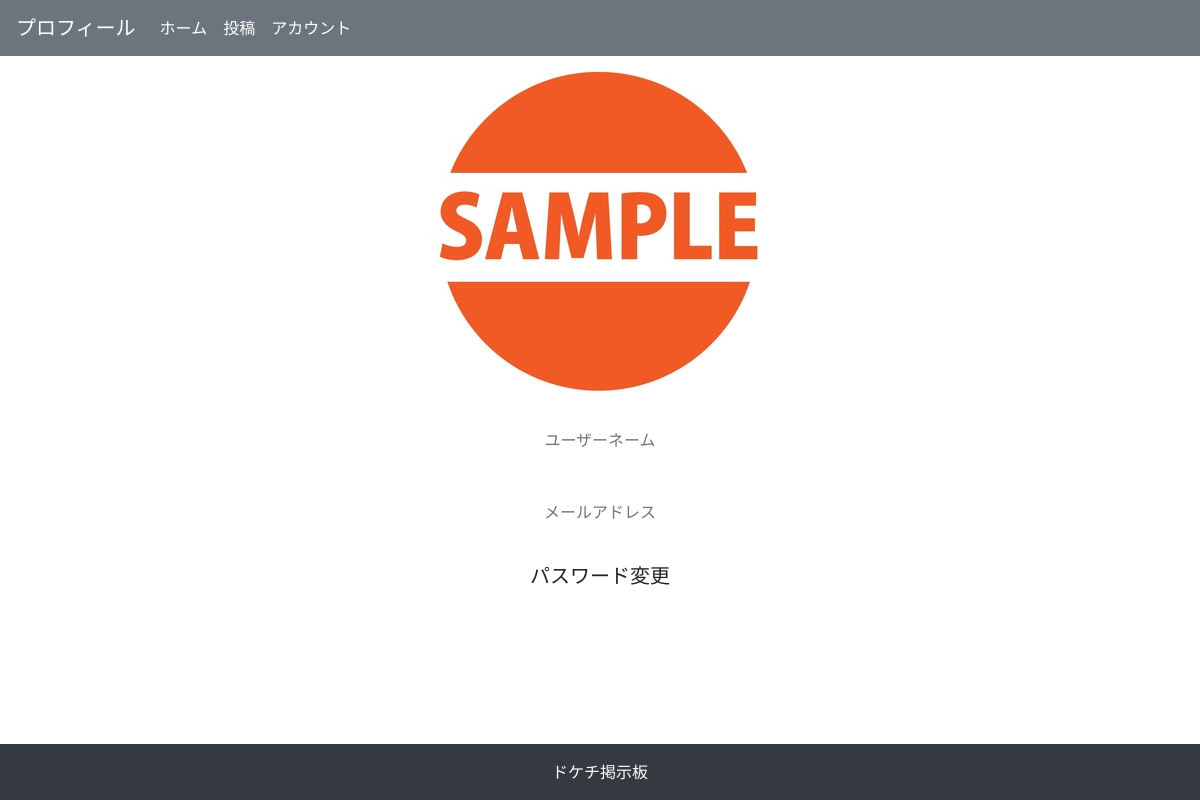
Page /user/4 (signed in) on the earlier database version.
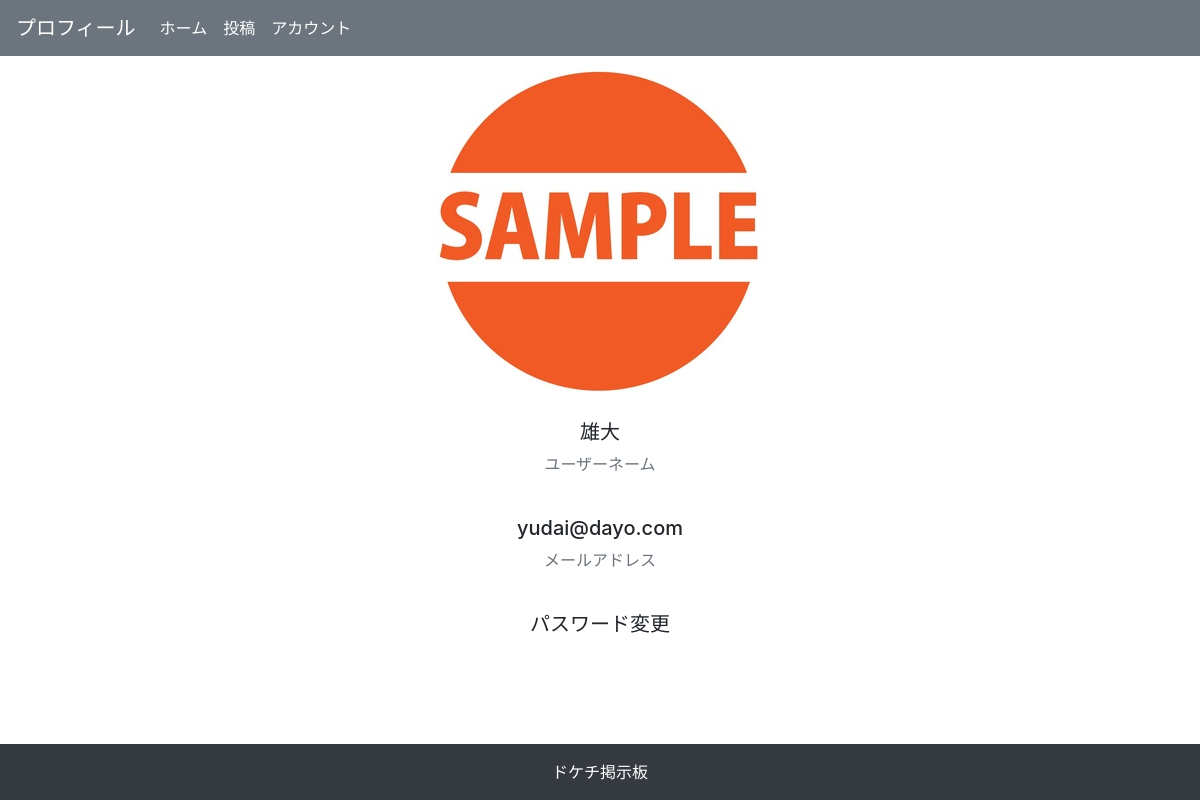
Same page on the later database version.
### tables this page shows
CREATE TABLE user (id INTEGER PRIMARY KEY AUTOINCREMENT,userName,email,passwordHash,state,created_at DEFAULT (DATETIME('now','localtime')) );

### app.py (the view)
@app.route('/user/<int:user_id>', methods=['GET'])
def user_info(user_id):
    if user_controller.user_login_check_flag():
        if session['user_id'] == user_id:
            return user_controller.currrent_user_info()
        return user_controller.user_info(user_id)
    else:
        return redirect(url_for('login'))

### common/models/user.py (called while the page is built)
    def get_user_info(self,id):
        condition = f"id={id}"
        self.user_table.set_table(self.conn,User.table_name)
        tmp = self.user_table.select_table(self.conn,condition)
        if not tmp:
            return None
        user_info = tmp[0]
        return user_info

### controllers/user_controller.py (called while the page is built)
    def user_info(self,user_id):
        user = User()
        user_info = user.get_user_info(user_id)
        return flask.render_template('user/show.html',user_info=user_info)

    def user_login_check_flag(self):
        if 'user_id' in session:
            return True
        else:
            return False

### db/database.py (called while the page is built)
    def create_connection(self,db_file):
        conn = None
        try:
            conn = sqlite3.connect(db_file,check_same_thread=False)
        except Error as e:
            print(e)
        return conn

    def check_table(self,conn,table_name):
        cor = conn.cursor()
        cor.execute("SELECT name FROM sqlite_master WHERE type='table';")
        info = cor.fetchall()
        for table in info:
            if table[0] == table_name:
                return True
        return False

### templates/user/show.html (shortened to what this page needs)
<!DOCTYPE html>
<html lang="jp">
  <head>
    <link
      rel="stylesheet"
      href="https://stackpath.bootstrapcdn.com/bootstrap/4.5.2/css/bootstrap.min.css"
    />
  </head>
  <body>
    <nav
      class="navbar navbar-expand-lg navbar-light text-dark bg-secondary"
      id="home"
    >
      <a class="navbar-brand text-white" href="#">プロフィール</a>
      <div class="collapse navbar-collapse" id="navbarNav">
        <ul class="navbar-nav">
          <li class="nav-item active">
            <a class="nav-link text-white" href="#home"
              >ホーム <span class="sr-only">(current)</span></a
            >
          </li>
          <li class="nav-item">
            <a class="nav-link text-white" href="#skill">投稿</a>
          </li>
          <li class="nav-item">
            <a class="nav-link text-white" href="#contact">アカウント</a>
          </li>
        </ul>
      </div>
    </nav>
    <img src="card.jpg" class="rounded-circle d-block mx-auto" alt="..." />
    <p class="h5 user-name text-center">{{user_info.1}}</p>
    <p class="text-muted text-center">ユーザーネーム</p>
    <p class="h5 h5 ail text-center">{{user_info.2}}</p>
    <p class="text-muted text-center">メールアドレス</p>
    <p class="h5 password text-center">パスワード変更</p>
    <div id="footerWrap">
      <div id="footer">
        <footer class="bg-dark text-center fixed-bottom">
          <div class="container">
            <p class="my-0 text-white py-3">ドケチ掲示板</p>
          </div>
        </footer>
      </div>
    </div>
  </body>
</html>

Differences in the rows shown:
added user: userName "雄大", email "yudai@dayo.com"
